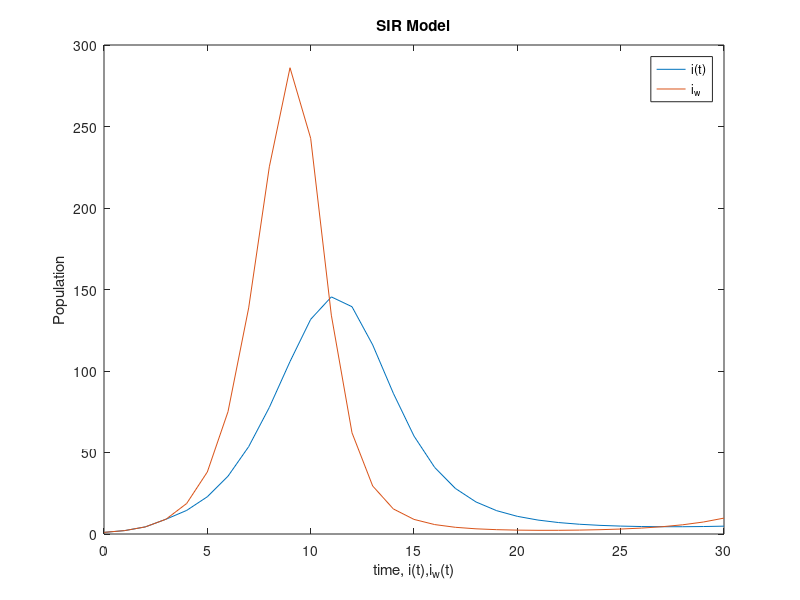

This figure's MATLAB source:

function sir_without_control()
D = 30;              
t = linspace(0, D, D+1);
S = zeros(D+1, 1);
I = zeros(D+1, 1);
R = zeros(D+1, 1);
I_w = zeros(D+1, 1);
S_w = zeros(D+1, 1);
R_w = zeros(D+1, 1);

S(1) = 1000;
I(1) = 1;
S_w(1) = 1000;
I_w(1) = 1;
R(1) = 1;
R_w(1) = 1;
dt = 1;

gamma = 0.05;
beta = 0.0019;
lambda = 0.76;
social_distance_factor = .25;


N = S(1) + I(1) + R(1);
    for n=1:D
        ret = social_distance_factor*social_distance(social_distance_factor,n);
        S(n+1) = S(n) + gamma*N*dt-gamma*S(n)*dt -((1-ret)*beta*I(n)*S(n))*dt;
        I(n+1) = I(n) + (1-ret)*beta*I(n)*S(n)*dt - (lambda+gamma)*I(n)*dt;
        R(n+1) = R(n) + lambda*I(n)*dt - gamma*R(n)*dt;  
        
        S_w(n+1) = S_w(n) + gamma*N*dt -gamma*S_w(n)*dt -(beta*I_w(n)*S_w(n))*dt;
        I_w(n+1) = I_w(n) + (beta*I_w(n)*S_w(n))*dt - (lambda+gamma)*I_w(n)*dt;
        R_w(n+1) = R_w(n) + lambda*I_w(n)*dt - gamma*R_w(n)*dt;
    end

gcf;
plot(t,I,t,I_w);
title('SIR Model');
legend('i(t)','i_w');
xlabel('time, i(t),i_w(t)');
ylabel('Population');

end

function ret = social_distance(social_distance_factor,n)
  ret = 0;
  
  if (n>3)
      ret = 1;
  end
  
end